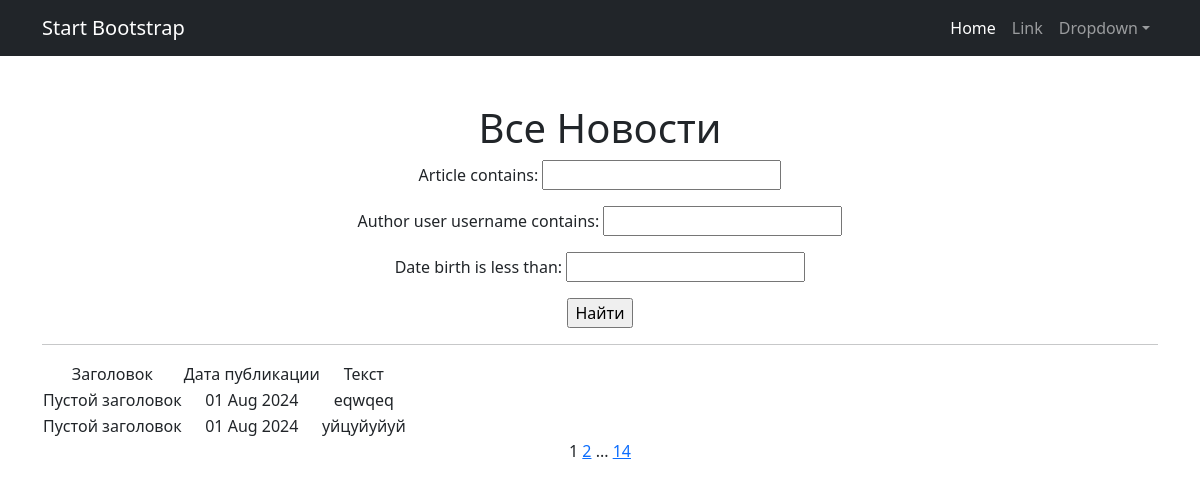
The app's page /search/ with its own data.
### news/models.py (models this page shows, shortened)
class Post (models.Model):
    author = models.ForeignKey('Author', on_delete=models.CASCADE, related_name='author')
    type = models.CharField(choices={'news': 'Новость',
                                     'post': 'Статья'}, max_length=9)
    date_birth = models.DateTimeField(auto_now_add=True)
    categories = models.ForeignKey(Category, on_delete=models.CASCADE, related_name='category')
    article = models.CharField(default='Пустой заголовок', max_length=100)
    text = models.TextField(max_length=1000)
    rating = models.IntegerField(default=0)

### news/views.py (the view)
# urls.py: path('search/', NewsSearch.as_view(), name='news_search'),
class NewsSearch(ListView):
    model = Post
    ordering = 'date_birth'
    template_name = 'news_search.html'
    context_object_name = 'news_search'
    paginate_by = 2
    def get_queryset(self):
        queryset = super().get_queryset()
        self.filterset = NewsFilter(self.request.GET, queryset)
        return self.filterset.qs
    def get_context_data(self, **kwargs):
        context = super().get_context_data(**kwargs)
        context['filterset'] = self.filterset
        return context

### templates/news_search.html (shortened to what this page needs)
{% extends 'flatpages/default.html' %}
{% block content %}
    <h1>Все Новости</h1>
   <form action="" method="get">
       {{ filterset.form.as_p }}
       <input type="submit" value="Найти" />
   </form>
    <hr>
    {% if news_search %}
        <table>
            <tr>
                <td>Заголовок</td>
                <td>Дата публикации</td>
                <td>Текст</td>
            </tr>
           {% for post in news_search %}
            <tr>
                <td>{{ post.article }}</td>
                <td>{{ post.date_birth|date:'d M Y' }}</td>
                <td>{{ post.text}}</td>
            </tr>
            {% endfor %}
        </table>
    {% else %}
        <h2>Новостей нет!</h2>
    {% endif %}
    {{ page_obj.number }}
    {% if page_obj.has_next %}
        <a href="?page={{ page_obj.next_page_number }}">{{ page_obj.next_page_number }}</a>
            {% if paginator.num_pages != page_obj.next_page_number %}
                ...
            <a href="?page={{ page_obj.paginator.num_pages }}">{{ page_obj.paginator.num_pages }}</a>
            {% endif %}
    {% endif %}
{% endblock content %}

### records on screen
Post: article "Пустой заголовок", date_birth "01 Aug 2024", text "eqwqeq"
Post: article "Пустой заголовок", date_birth "01 Aug 2024", text "уйцуйуйуй"

### other values on screen
{{ page_obj.number }} "1"
{{ page_obj.next_page_number }} "2"
{{ page_obj.paginator.num_pages }} "14"
